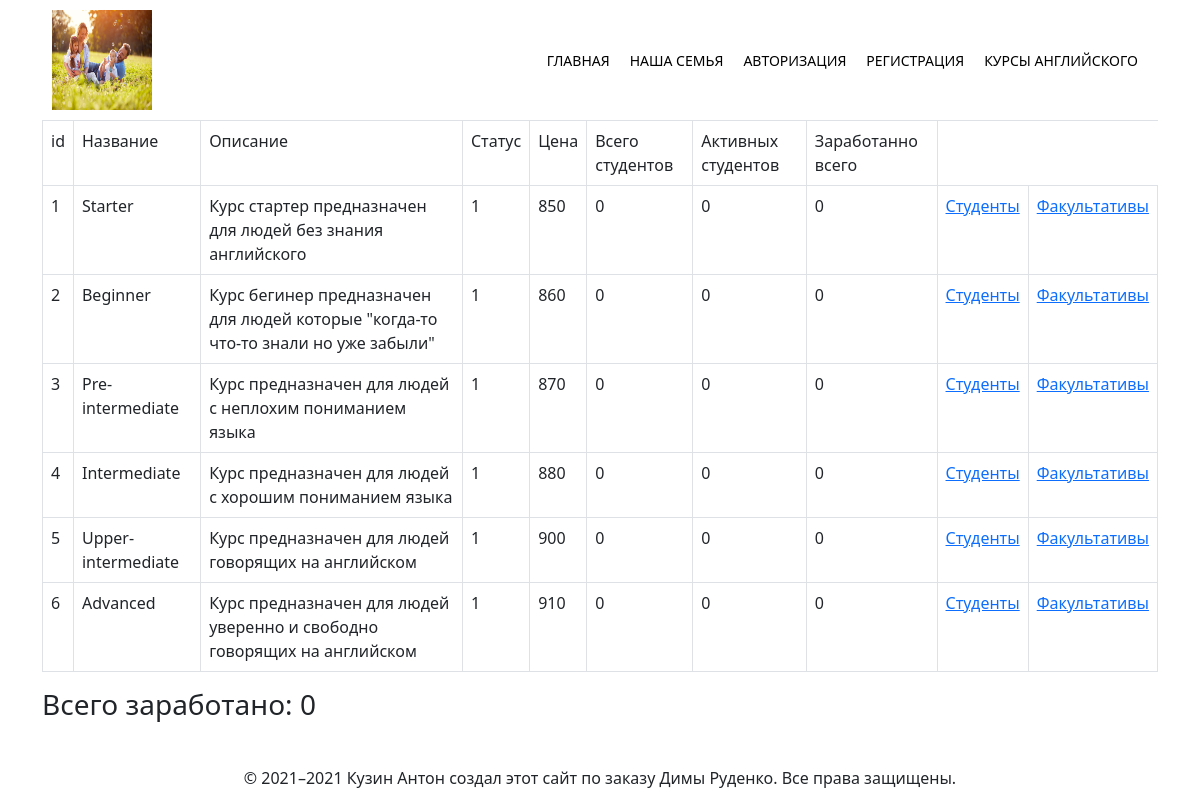
The page /course/dashboard (signed in) on the database its author committed.
### tables this page shows
CREATE TABLE `courses`
(
    `id` INT NOT NULL AUTO_INCREMENT,
    `course_name` VARCHAR (50) NOT NULL,
    `description` TEXT,
    `price` INT NOT NULL,
    `status` TINYINT DEFAULT 1 NOT NULL,
    PRIMARY KEY (`id`)
);

### View/DefaultView.php (called while the page is built, shortened)
<?php
class DefaultView
{
    public function render(array $options): void
    {
        include_once 'Templates/index.phtml';
    }
}

### index.php (called while the page is built, shortened)
<?php
$front = new Controllers\FrontController;
$front->route();

### Models/CourseModel.php (called while the page is built, shortened)
<?php
class CourseModel extends DataModel
{
    public function getCoursesForDashboard()
    {
        $sql = 'SELECT cou.id, cou.course_name, cou.description, cou.status AS course_status, gr.status AS group_status, cou.price,
                COUNT(grst.student_id) AS count_students,
                COUNT(grst.student_id) * cou.price AS SUMM
                FROM `courses` cou
                LEFT JOIN `groups` gr ON cou.id = gr.course
                LEFT JOIN `groups_students` grst ON gr.id = grst.group_id
                GROUP BY cou.id, gr.status
                ORDER BY `cou`.`id` ASC';
        try {
            $pdo = $this->DbConnection();
            $result = $pdo->query($sql);
            return $result->fetchAll();
        } catch (\PDOException $PDOException) {
            $this->logger->log($PDOException->getMessage() . $PDOException->getTraceAsString());
        }
        return false;
    }
    public function getDataForDashboard(): array
    {
        $result = $this->getCoursesForDashboard();
        $data = [];
        foreach ($result as $item) {
            foreach ($item as $key => $value) {
                if ($key == 'group_status') {
                    continue;
                }
                if ($key == 'count_students') {
                    $data[$item['course_name']]['all_students'] = isset($data[$item['course_name']]['all_students']) ?
                        $data[$item['course_name']]['all_students'] + $value :
                        $value;
                    if (!$item['group_status']) {
                        $data[$item['course_name']][$key] = 0;
                        continue;
                    }
                } elseif ($key == 'SUMM') {
                    $data[$item['course_name']][$key] = isset($data[$item['course_name']][$key]) ?
                        $data[$item['course_name']][$key] + $value :
                        $value;
                    continue;
                }
                $data[$item['course_name']][$key] = $value;
            }
        }
        return $data;
    }
}

### Templates/layouts/dashboard.phtml (the view, shortened to what this page needs)
<table class="table table-bordered">
    <tr>
        <td>id</td>
        <td>Название</td>
        <td>Описание</td>
        <td>Статус</td>
        <td>Цена</td>
        <td>Всего студентов</td>
        <td>Активных студентов</td>
        <td>Заработанно всего</td>
    </tr>
    <?php foreach ($options['data']['courses'] as $cours): ?>
        <tr>
            <?php foreach ($cours as $item): ?>
                <td><?= $item ?></td>
            <?php endforeach; ?>
            <td><a href="/course/studentsOnCourse/<?=$cours['id']?>">Студенты</a></td>
            <td><a href="/course/facultativesOnCourse/<?=$cours['id']?>">Факультативы</a></td>
        </tr>
    <?php endforeach; ?>
</table>
<h3>Всего заработано: <?= $options['data']['sumRevenue'] ?></h3>

### rows shown on the page
courses: item "1", course_name "Starter", description "Курс стартер предназначен для людей без знания английского", price "850", item "0"
courses: id "2", course_name "Beginner", description "Курс бегинер предназначен для людей которые \"когда-то что-то знали но уже забыли\"", status "1", price "860", item "0"
courses: id "3", course_name "Pre-intermediate", description "Курс предназначен для людей с неплохим пониманием языка", status "1", price "870", item "0"
courses: id "4", course_name "Intermediate", description "Курс предназначен для людей с хорошим пониманием языка", status "1", price "880", item "0"
courses: id "5", course_name "Upper-intermediate", description "Курс предназначен для людей говорящих на английском", status "1", price "900", item "0"
courses: id "6", course_name "Advanced", description "Курс предназначен для людей уверенно и свободно говорящих на английском", status "1", price "910", item "0"

### other values the page prints
$options['data']['sumRevenue'] "0"
